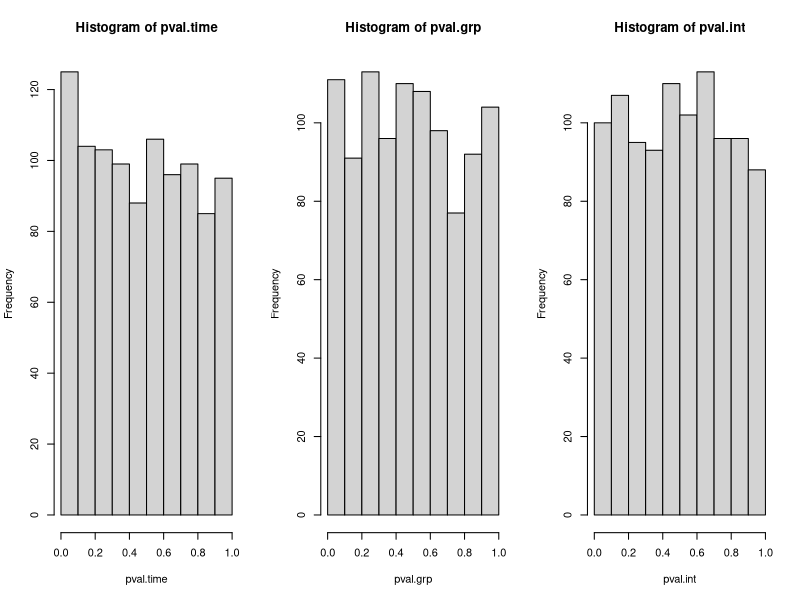

Recreate this plot in R.
## ---- chunk 1
library(MASS)
Sigma <- matrix(c(1,.5,.5,.5,1,.5,.5,.5,1), 3, 3)
mu <- c(0,0,0)
x <- mvrnorm(n = 40, mu, Sigma)
y <- as.vector(x)
time <- c(rep(1, 40), rep(2, 40), rep(3, 40))
subj <- rep(1:40, 3)
grp <- subj %% 2
subj <- factor(subj)
grp <- factor(grp)
time <- factor(time)


rmdat <- cbind(subj, grp, time, y)
summary(aov(y ~ time*grp + Error(subj)))
## ---- chunk 2
pval.grp <- rep(NA, 1000)
pval.time <- rep(NA, 1000)
pval.int <- rep(NA, 1000)

for (i in 1:1000){
  set.seed = i*123
  x <- mvrnorm(n = 40, mu, Sigma)
  y <- as.vector(x)
  rmdat <- data.frame(subj, grp, time, y)
  res <- unlist(summary(aov(y ~ time*grp + Error(subj), data = rmdat)))
  pval.int[i] <- res['Error: Within.Pr(>F)2']
  pval.time[i] <- res['Error: Within.Pr(>F)1']
  pval.grp[i] <- res['Error: subj.Pr(>F)1']
}
## ---- chunk 3
par(mfrow = c(1,3))
hist(pval.time)
hist(pval.grp)
hist(pval.int)
## ---- chunk 4
pval <- rep(NA, 1000)
set.seed(5324)
for (i in 1:1000){
  mu1 <- c(0,0,0)
  mu2 <- c(.25,.25,.25)
  x1 <- mvrnorm(n = 20, mu1, Sigma)
  x2 <- mvrnorm(n = 20, mu2, Sigma)
  y <- c(as.vector(x1), as.vector(x2))
  time <- rep(c(rep(1, 20), rep(2, 20), rep(3, 20)), 2)
  subj <- c(rep(1:20, 3), rep(21:40, 3))
  grp <- c(rep(0, 60), rep(1, 60))
  time <- factor(time)
  grp <- factor(grp)
  subj <- factor(subj)
  rmdat <- data.frame(subj, grp, time, y)
  res <- unlist(summary(aov(y ~ grp + Error(subj), data = rmdat)))
  pval[i] <- res['Error: subj.Pr(>F)1']
}

mean(pval<=.05)

## ---- chunk 5
pval.time <- rep(NA, 1000)
pval.int <- rep(NA, 1000)
set.seed = 9284738
for (i in 1:1000){
  mu1 <- c(0,0,0)
  mu2 <- c(.25,.5,.75)
  x1 <- mvrnorm(n = 20, mu1, Sigma)
  x2 <- mvrnorm(n = 20, mu2, Sigma)
  y <- c(as.vector(x1), as.vector(x2))
  time <- rep(c(rep(1, 20), rep(2, 20), rep(3, 20)), 2)
  subj <- c(rep(1:20, 3), rep(21:40, 3))
  grp <- c(rep(0, 60), rep(1, 60))
  time <- factor(time)
  grp <- factor(grp)
  subj <- factor(subj)
  rmdat <- data.frame(subj, grp, time, y)

  res1 <- unlist(summary(aov(y ~ time + Error(subj), data = rmdat)))
  pval.time[i] <- res1['Error: Within.Pr(>F)1']

  res2 <- unlist(summary(aov(y ~ grp*time + Error(subj), data = rmdat)))
  pval.int[i] <- res2['Error: Within.Pr(>F)2']
}

mean(pval.time<=.05)
mean(pval.int<=.05)

## ---- chunk 6
cellmeans <- matrix(c(0,0,0,.25,.5,.75), ncol = 2)
timemeans <- apply(cellmeans, 1, mean)
mean((mean(cellmeans) - timemeans)**2)
## ---- chunk 7
grpmeans = apply(cellmeans, 2, mean)
cellmeans2 = t(t(cellmeans) - grpmeans)
timemeans = apply(cellmeans2, 1, mean)
cellmeans3 = cellmeans2 - timemeans
mean((cellmeans3)**2)
## ---- chunk 8
Sigma <- matrix(c(225,157.5,157.5,157.5,225,157.5,157.5,157.5,225), 3, 3)
mu1 <- c(145,135,130)
mu2 <- c(145,130,120)

pval.int <- rep(NA, 1000)
set.seed = 39854
for (i in 1:1000){
  x1 <- mvrnorm(n = 27, mu1, Sigma)
	x2 <- mvrnorm(n = 27, mu2, Sigma)
	y <- c(as.vector(x1), as.vector(x2))
	time <- rep(c(rep(1, 27), rep(2, 27), rep(3, 27)), 2)
	subj <- c(rep(1:27, 3), rep(28:54, 3))
	grp <- c(rep(0, 81), rep(1, 81))
	time <- factor(time)
	grp <- factor(grp)
	subj <- factor(subj)
	rmdat <- data.frame(subj, grp, time, y)

	res2 <- unlist(summary(aov(y ~ grp*time + Error(subj), data = rmdat)))
  	pval.int[i] <- res2['Error: Within.Pr(>F)2']
}

mean(pval.int<=.05)
